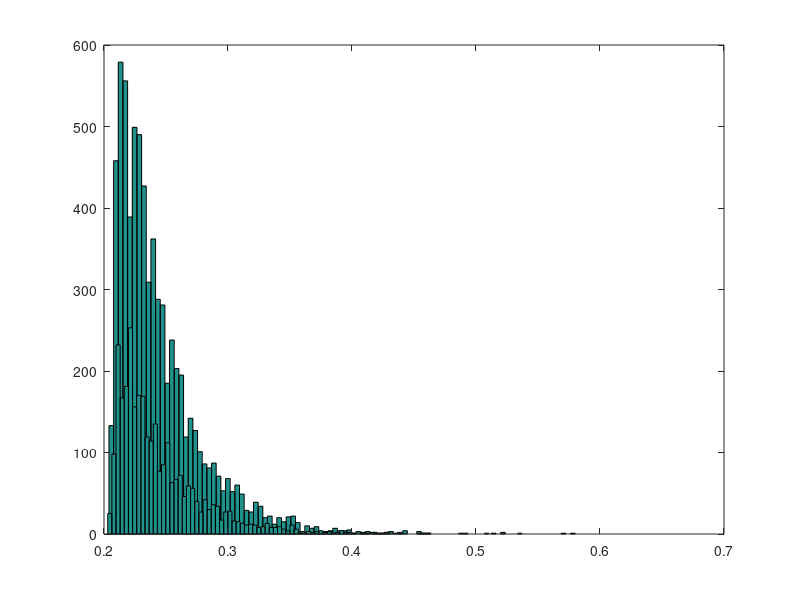

Reproduce this figure in MATLAB.
function [resp,RT,choiceRT,mrt] = simDiff;

 

%Quick and dirty method of generating a bunch of simulated choice-RT

 

%The next 4 lines set the values for the core parameters in the diffusion model: Drift rate, boundary separation, non-decision time, and the start-point of evidence accumulation.

v = 0.2; %drift rate

a = .04; %boundary separation

Ter = 0.2; %non-decision time

z = a/2; %unbiased start point

 

%The next line sets the value of standard deviation of within-trial noise in the evidence accumulation process. This is traditionally fixed to 0.1 (following Ratcliff, 1978), but others set s = 1. Either is fine, as this parameter “scales” the other parameters in the model (i.e., diffusion model parameters are only defined on a ratio scale, and so you can get the same predictions from different combinations of parameter values---if one parameter were to be mulitplied by a constant, the same predictions would obtain if all other parameters were multiplied (or divided) by the same value).

s = 0.1; %diffusion coefficient

 

dt = .001; %Time Step in Seconds

 

%This simulation uses Euler’s method to generate sample paths of the diffusion process. The simulation is constructed as a loop that will generate 10000 simulated sample paths. These paths provide the basis for generating predictions about proportions of correct/error responses and RT distributions.

nTrials = 10000; %number of simulated trials

t0 = 0;

 

%This is the loop that controls the evidence accumulation process. At each time step, the current evidence total (x) is compared against the value of the two absorbing boundaries (a and 0). If the evidence total is sitting between these to values the process has not yet terminated (i.e., neither boundary has been reached) and so more information is sampled. Each sample of information changes the evidence total by an amount that is fixed across all time steps (v * dt; or the mean Drift Rate multiplied by the size of the time step, here set to 1 ms) plus a (scaled) random draw from a normal distribution with mean 0 and standard deviation equal to s. If the process has reached/exceeded one of the absorbing boundaries, the number of time steps required to reach that threshold is recorded along with the absorbing boundary that was reached.

for i = 1:nTrials

    %initialize evidence

    x = z;

    t = t0;

    while x < a && x > 0

        x = x + v*dt + s*randn*sqrt(dt);

        t = t+dt;

    end

    if x > a;

        resp(i) = 1;

    elseif x < 0;

        resp(i) = 0;

    end

    RT(i) = t + Ter;

end

 

%These lines collate the simulated responses and RTs into a single variable, then generate histograms that show the distributions of correct and error RTs.

choiceRT = [resp',RT'];

figure;

hist(choiceRT(choiceRT(:,1)==1,2),100); %histogram of corrects

hold on;

hist(choiceRT(choiceRT(:,1)==0,2),100); %histogram of errors

 

%These lines summarize the mean RTs for the correct and error responses---this can be useful to summarize the model predictions in a more conventional manner.

mrt_c = mean(choiceRT(choiceRT(:,1)==1,2));

mrt_e = mean(choiceRT(choiceRT(:,1)==0,2));

mrt = [mrt_c, mrt_e];